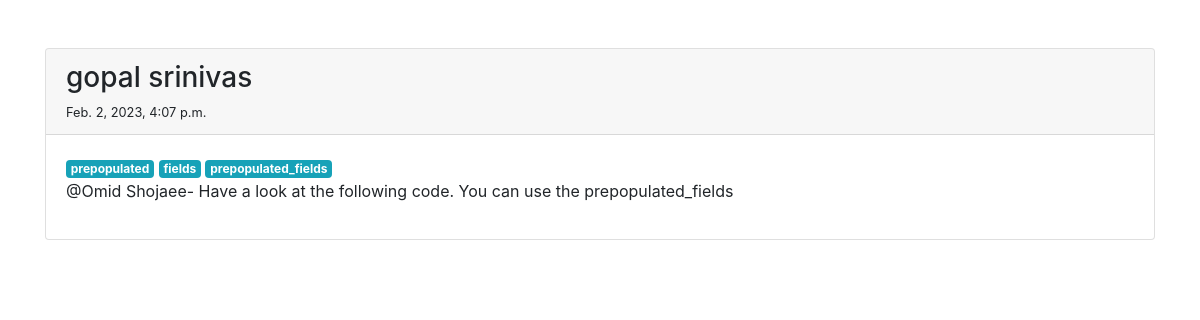
Page /post/gopal-srinivas/ on the committed database.
### myapp/models.py (models this page shows, shortened)
class Post(models.Model):
    title = models.CharField(max_length=250)
    description = models.TextField()
    published = models.DateTimeField(auto_now_add=True)
    slug = models.SlugField(unique=True, max_length=100)
    tags = TaggableManager()

### myapp/views.py (the view)
# urls.py: path('post/<slug:slug>/', detail_view, name="detail"),
def detail_view(request, slug):
    post = get_object_or_404(Post, slug=slug)
    context = {
        'post':post,
    }
    return render(request, 'myapp/detail.html', context)

### myapp/templates/myapp/detail.html
{% extends 'myapp/base.html' %}
{% block content %}
<div class="container mt-5">
    <div class="row">
        <div class="col-md-12">
            <div class="card">
                <div class="card-header">
                    <h3>{{post.title}}</h3>
                    <small>{{post.published}}</small>
                </div>
                <div class="card-body">
                    {% for tag in post.tags.all %}
                    <a href="#" class="badge badge-info" >{{ tag }}</a>
                    {% endfor %}
                    <p>{{post.description}}</p>
                </div>
            </div>
        </div>
    </div>
</div>
{% endblock content %}

### rows in the picture
Post: title "gopal srinivas", published "Feb. 2, 2023, 4:07 p.m.", description "@Omid Shojaee- Have a look at the following code. You can use the prepopulated_fields"
Tag: name "prepopulated"
Tag: name "fields"
Tag: name "prepopulated_fields"
